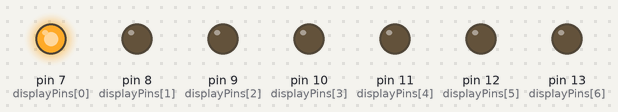
This sketch was run on a simulated Arduino Uno, built with avr-gcc and run on an emulated ATmega328P. On the bench: output pins drawn as LEDs (lit = HIGH).

Above: at 0.5 s.
At 2.5 s:
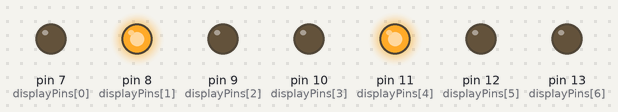
At 3.5 s:
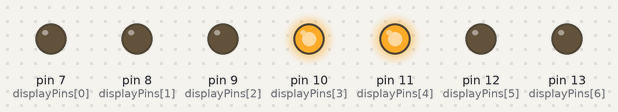
At 5.5 s:
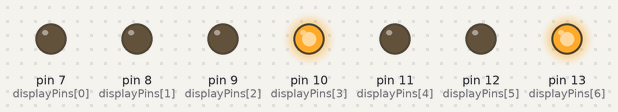
At 8.5 s:
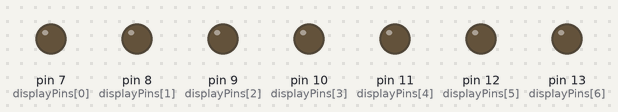
At 11.5 s:
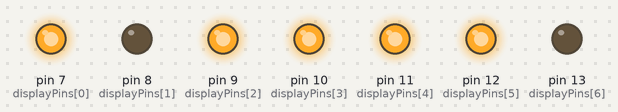
Timing chart, 0 to 13.0 s (numbered marks = the images above):
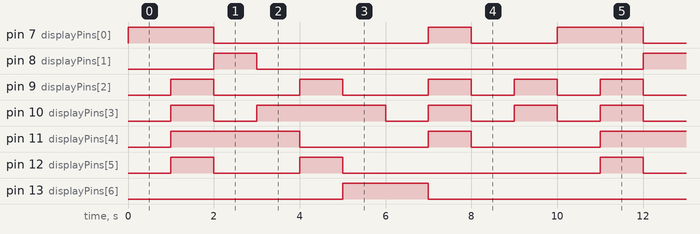

The sketch:

7_segment_fdd_1.ino
```cpp
const int displayPins[7] = {7, 8, 9, 10, 11, 12, 13};

//byte show[7] = {1,1,0,0,1,1,1};

byte show[10][7] =
{
  {0,1,1,1,1,1,1},  // 0
  {0,1,0,0,0,0,1},  // 1
  {1,0,1,1,0,1,1},  // 2
  {1,1,1,0,0,1,1},  // 3
  {1,1,0,0,1,0,1},  // 4
  {1,1,1,0,1,1,0},  // 5
  {1,1,1,1,1,1,0},  // 6
  {0,1,0,0,0,1,1},  // 7
  {1,1,1,1,1,1,1},  // 8
  {1,1,0,0,1,1,1}   // 9
};
byte conVal = true;

void setup()
{
  // put your setup code here, to run once:
  for (int i = 0; i < 7; i++)
  {
    pinMode(displayPins[i], OUTPUT);
  }
}

void loop()
{
  for (int i = 0; i < 10; i++)
  {
    for (int j = 0; j < 7; j++)
    {
      if (show[i][j] == 1)
      {
        conVal =  LOW;
      }
      else
      {
        conVal = HIGH;
      }
      digitalWrite(displayPins[j], conVal);
    }
    delay(1000);
  }/*
  for (int i = 0; i < 7; i++)
  {

      if (show[i] == 1)
      {
        conVal =  LOW;
      }
      else
      {
        conVal = HIGH;
      }
      digitalWrite(displayPins[i], conVal);
  }*/

}
```

Measured:
- by itself, pin 7 (displayPins[0]): repeats every 10.0 s: LOW 5.0 s, HIGH 1.0 s, LOW 2.0 s, HIGH 2.0 s
- by itself, pin 8 (displayPins[1]): alternates HIGH for 1.0 s and LOW for 9.0 s
- by itself, pin 9 (displayPins[2]): repeats every 10.0 s: 2 × (LOW 2.0 s, HIGH 1.0 s), 2 × (LOW 1.0 s, HIGH 1.0 s)
- by itself, pin 10 (displayPins[3]): repeats every 10.0 s: LOW 1.0 s, HIGH 3.0 s, 3 × (LOW 1.0 s, HIGH 1.0 s)
- by itself, pin 11 (displayPins[4]): repeats every 10.0 s: LOW 3.0 s, HIGH 1.0 s, LOW 3.0 s, HIGH 3.0 s
- by itself, pin 12 (displayPins[5]): repeats every 10.0 s: LOW 2.0 s, HIGH 1.0 s, LOW 6.0 s, HIGH 1.0 s
- by itself, pin 13 (displayPins[6]): alternates HIGH for 2.0 s and LOW for 8.0 s
